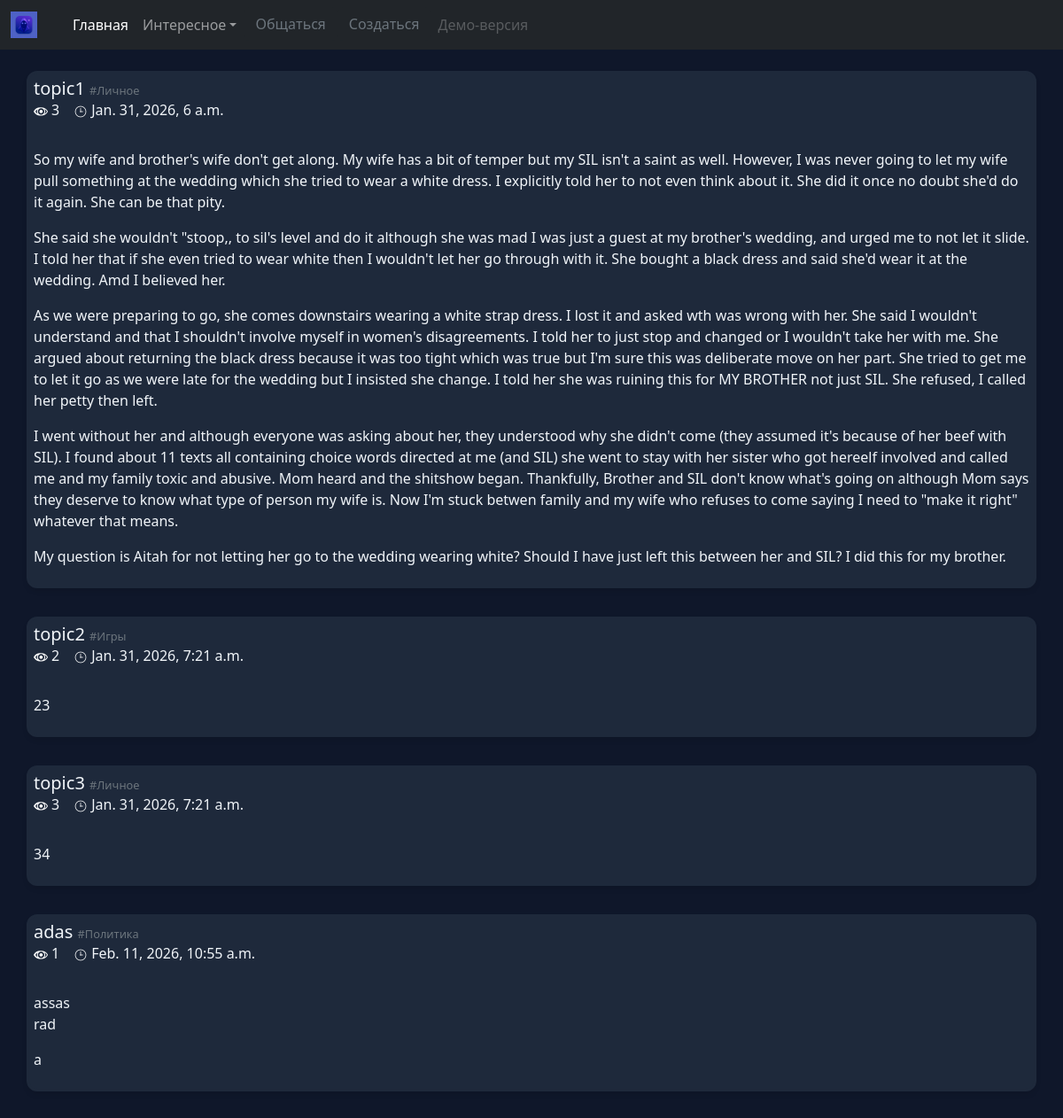
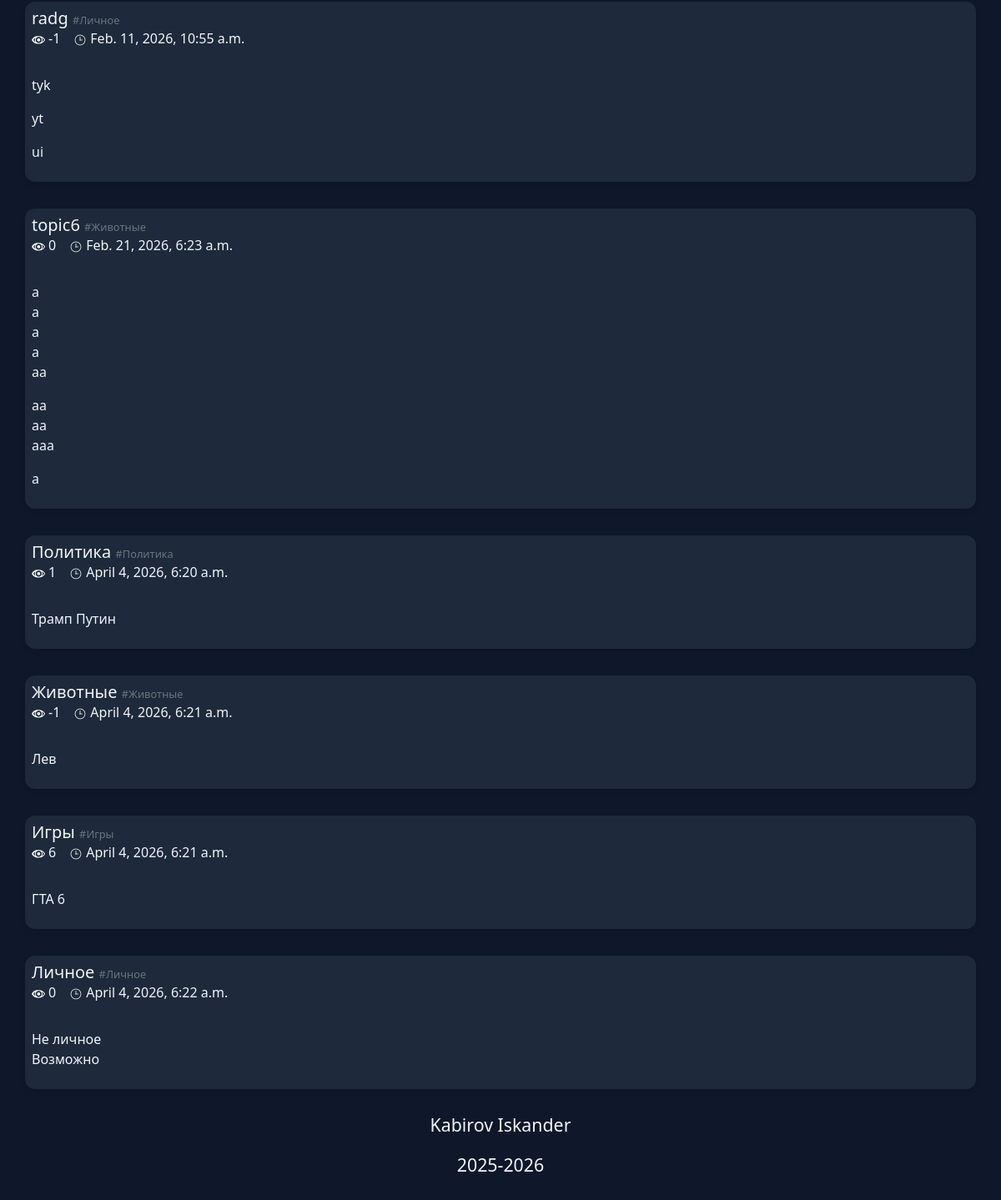
The page /forum/all on the database its author committed (2 pictures, top to bottom).
### proect_info_progra_app/models.py (models this page shows, shortened)
class Topic(models.Model):
    cortez_type=(('Типа ключ нужный для джанго','Любое значение '),('бн','бан'),('врбн','временый бан'))
    themes_types=(('politics',"Политика"),('personal',"Личное"),('animals',"Животные"),('game',"Игры"))
    topic_title=models.CharField(max_length = 100 )#Название темы
    topic_views=models.IntegerField()#Просмотры
    topic_topic=models.TextField()#Содержание
    topic_image=models.ImageField()#Картиникa
    topic_date=models.DateTimeField()#Время появления темы
    themes_type=models.CharField(max_length = 100,choices = themes_types)

### proect_info_progra_app/views.py (the view, shortened to what this page needs)
# urls.py: path('forum/<str:themes_type>',views.forum,name='forum'),
def forum(request, themes_type):
    try:
        type_name = ''
        if themes_type == "all":
            topic = Topic.objects.all()
        flag = 1
        context = {
            'flag_auth': flag,
            'topic_list': topic,
            'type_name' : type_name,
            'username': request.user.username
        }
        return render(request,"forum.html",context)
    except AttributeError as e:
        return render(request,"forum.html")

### proect_info_progra_app/templates/forum.html (shortened to what this page needs)
{% extends 'base.html' %}
{% load static %}
{% block css %}
<link rel="stylesheet" href={%static 'style/forum.css' %}>
{% endblock %}
{% block content %}
<main class='container' id='topic'>
    {%for topic in topic_list%}
    <div class="row d-flex justify-content-center">
        <div class="card_forum">
            <div class="card-body topic-card" onClick="window.location='/forum/topic/{{topic.id}}'">
                <h5 class="card-title">{{topic.topic_title}} <span class='text-secondary category'>#{{topic.get_themes_type_display}}</span></h5>
                <div class='row justify-content-start icon_forum'>
                    <p id="distance"><img  src={%static 'img/eyes.png' %} id="eyes">{{topic.topic_views}}<img src={%static 'img/watch.png' %} id="watch">{{topic.topic_date}}</p>
                </div>
                <p class="card-text">{{ topic.topic_topic|linebreaks }}</p>
            </div>
        </div>
    </div>
    {% endfor %}
</main>
{% endblock %}

### proect_info_progra_app/static/style/reg-auth-account.css (style rules this page uses)
p { color: #ffffff; }

### proect_info_progra_app/static/style/forum.css (style rules this page uses)
body { background-color: #0F172A }
.card_forum { border-radius: 12px; border-color: #1E293B; border-style: solid; padding: 5px; box-shadow: 0 4px 6px -1px rgba(0, 0, 0, 0.1); background-color: #1E293B; margin: 1rem; }
.card-title { color: #F1F5F9; }
p { color: #F1F5F9; }
#eyes { color: #F1F5F9; height: 1rem; margin-right: 4px; width: 1rem; }
#watch { color: #F1F5F9; margin-left: 1rem; margin-right: 4px; height: 1rem; width: 1rem; }
.category { font-size: 0.8rem; }

### rows shown on the page
Topic: topic_title "topic1", themes_type "Личное", topic_views "3", topic_date "Jan. 31, 2026, 6 a.m.", topic_topic "So my wife and brother's wife don't get along. My wife has a bit of temper but my SIL isn't a saint as well. However, I was never going to let my wife pull something at the wedding which she tried to wear a white dress. I explicitly told her to not even think about it. She did it once no doubt she'd do it again. She can be that pity. She said she wouldn't \"stoop,, to sil's level and do it although she was mad I was just a guest at my brother's wedding, and urged me to not let it slide. I told her that if she even tried to wear white then I wouldn't let her go through with it. She bought a black dress and said she'd wear it at the wedding. Amd I believed her. As we were preparing to go, she…"
Topic: topic_title "topic2", themes_type "Игры", topic_views "2", topic_date "Jan. 31, 2026, 7:21 a.m.", topic_topic "23"
Topic: topic_title "topic3", themes_type "Личное", topic_views "3", topic_date "Jan. 31, 2026, 7:21 a.m.", topic_topic "34"
Topic: topic_title "adas", themes_type "Политика", topic_views "1", topic_date "Feb. 11, 2026, 10:55 a.m.", topic_topic "assas rad a"
Topic: topic_title "radg", themes_type "Личное", topic_views "-1", topic_date "Feb. 11, 2026, 10:55 a.m.", topic_topic "tyk yt ui"
Topic: topic_title "topic6", themes_type "Животные", topic_views "0", topic_date "Feb. 21, 2026, 6:23 a.m.", topic_topic "a a a a aa aa aa aaa a"
Topic: topic_title "Политика", themes_type "Политика", topic_views "1", topic_date "April 4, 2026, 6:20 a.m.", topic_topic "Трамп Путин"
Topic: topic_title "Животные", themes_type "Животные", topic_views "-1", topic_date "April 4, 2026, 6:21 a.m.", topic_topic "Лев"
Topic: topic_title "Игры", themes_type "Игры", topic_views "6", topic_date "April 4, 2026, 6:21 a.m.", topic_topic "ГТА 6"
Topic: topic_title "Личное", themes_type "Личное", topic_views "0", topic_date "April 4, 2026, 6:22 a.m.", topic_topic "Не личное Возможно"
